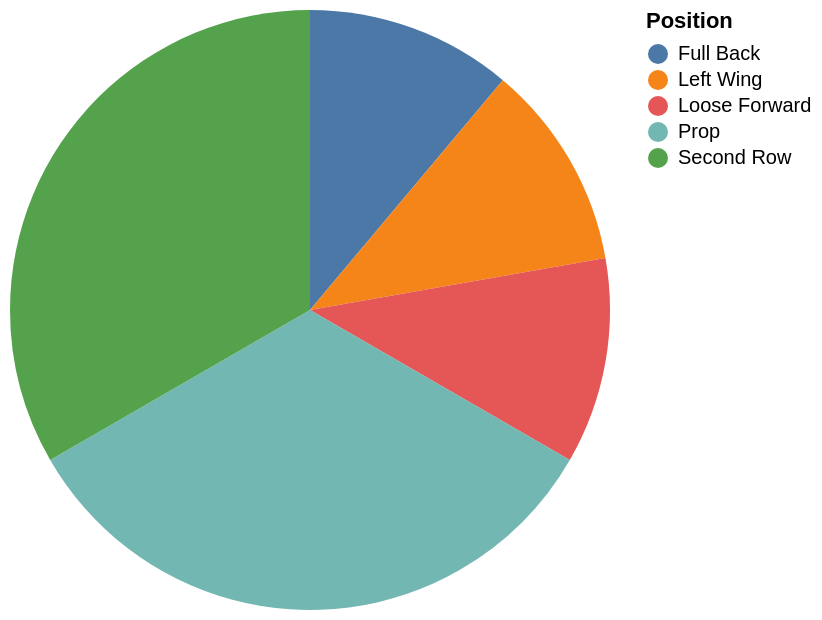

Here is the Vega-Lite specification saved for this chart:
### Vega-Lite specification from a JSON file in a GitHub repository (floating-point values rounded to 4 significant figures)
{"data": {"values": [{"x_data": "Full Back", "y_data": 1}, {"x_data": "Left Wing", "y_data": 1}, {"x_data": "Loose Forward", "y_data": 1}, {"x_data": "Prop", "y_data": 3}, {"x_data": "Second Row", "y_data": 3}]}, "mark": "arc", "encoding": {"theta": {"field": "y_data", "type": "quantitative", "title": "count(*)"}, "color": {"field": "x_data", "type": "nominal", "title": "Position"}}}
